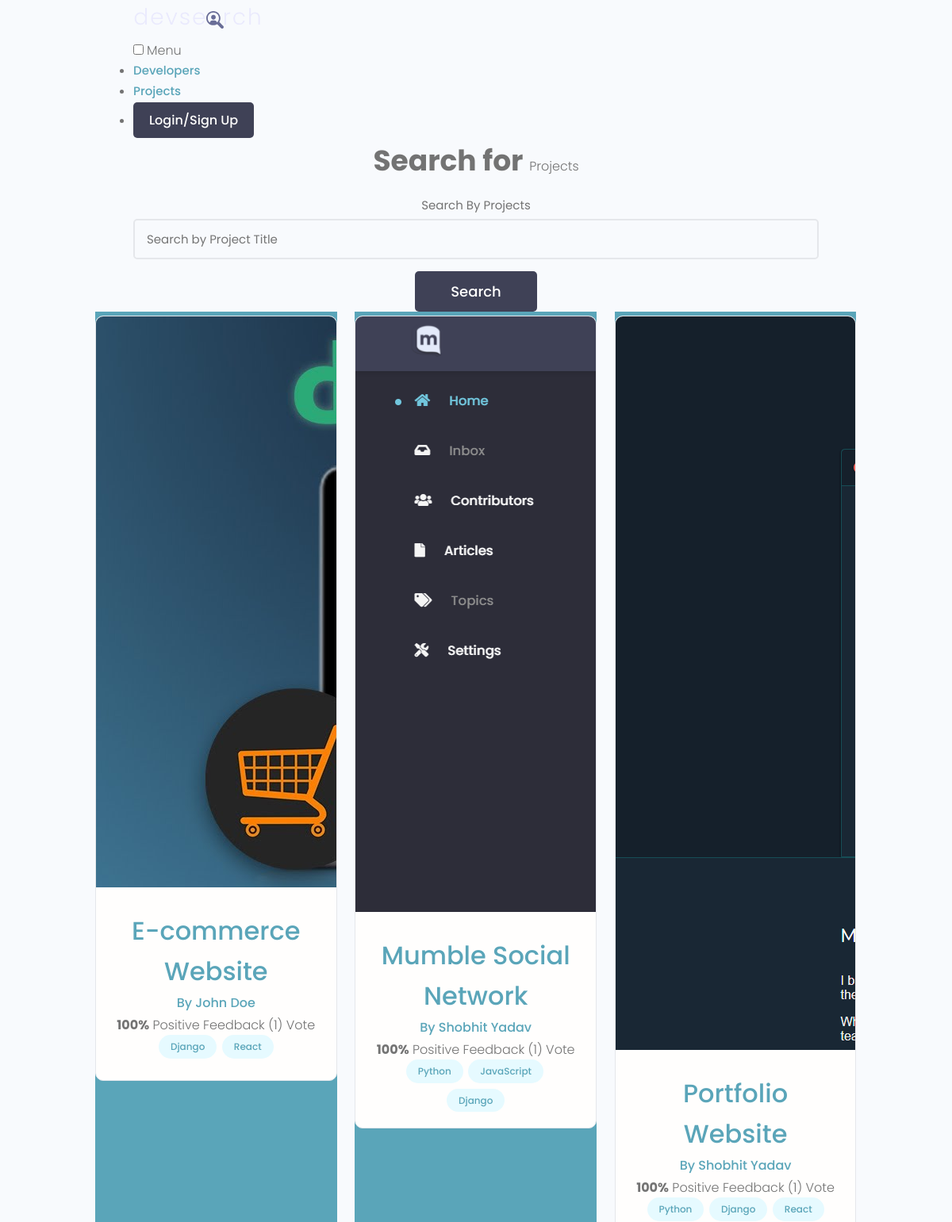
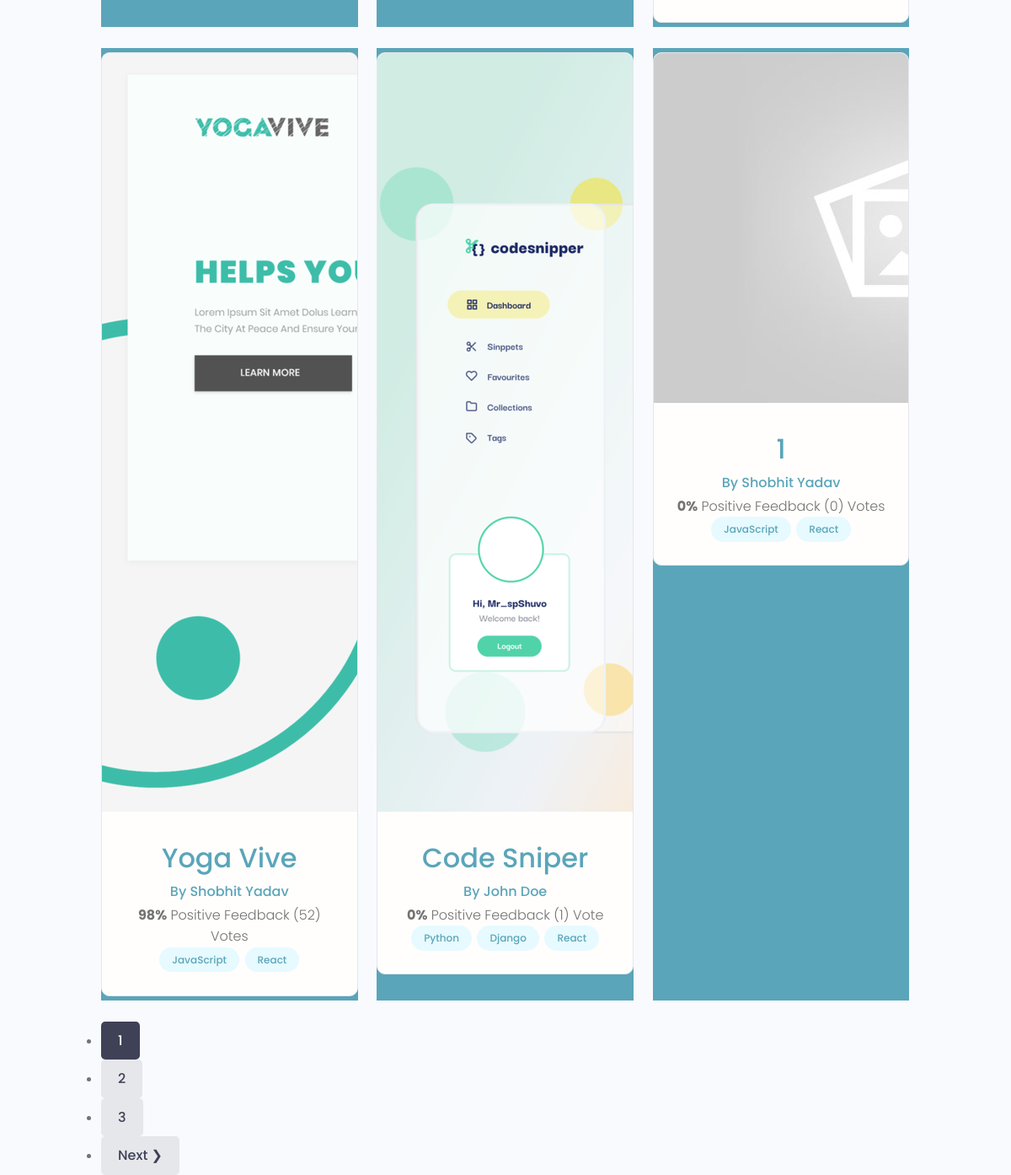
/projects/, run on the app's committed database (2 pictures, top to bottom).
### projects/models.py (models this page shows, shortened)
class Project(models.Model):
    owner=models.ForeignKey(Profile, null=True, blank=True, on_delete=models.SET_NULL)
    title=models.CharField(max_length=200)
    description=models.TextField(null=True, blank=True)
    featured_image=models.ImageField(null=True, blank=True, default="default.jpg")
    demo_link=models.CharField(max_length=2000, null=True, blank=True)
    source_link=models.CharField(max_length=2000, null=True, blank=True)
    tags=models.ManyToManyField('Tag', blank=True)
    vote_total=models.IntegerField(default=0, null=True, blank=True)
    vote_ratio=models.IntegerField(default=0, null=True, blank=True)
    created=models.DateTimeField(auto_now_add=True)
    id=models.UUIDField(default=uuid.uuid4, unique=True, primary_key=True, editable=False)
    class Meta:
        ordering=['-vote_ratio', '-vote_total', 'title']

class Tag(models.Model):
    name=models.CharField(max_length=200)
    created=models.DateTimeField(auto_now_add=True)
    id=models.UUIDField(default=uuid.uuid4, unique=True, primary_key=True, editable=False)
    def __str__(self):
        return self.name

### users/models.py (models this page shows, shortened)
class Profile(models.Model):
    user=models.OneToOneField(User, on_delete=models.CASCADE, null=True, blank=True)
    name=models.CharField(max_length=200, null=True,blank=True)
    email=models.EmailField(max_length=500, null=True,blank=True)
    username=models.CharField(max_length=200, null=True,blank=True)
    location=models.CharField(max_length=200, null=True,blank=True)
    short_intro=models.CharField(max_length=200, null=True,blank=True)
    bio=models.TextField(null=True,blank=True)
    profile_image=models.ImageField(null=True,blank=True,upload_to='profiles/',default='profiles/user-default.png')
    social_github=models.CharField(max_length=200, null=True,blank=True)
    social_twitter=models.CharField(max_length=200, null=True,blank=True)
    social_linkedin=models.CharField(max_length=200, null=True,blank=True)
    social_youtube=models.CharField(max_length=200, null=True,blank=True)
    social_website=models.CharField(max_length=200, null=True,blank=True)
    created=models.DateTimeField(auto_now_add=True)
    id=models.UUIDField(default=uuid.uuid4, unique=True, primary_key=True, editable=False)

### projects/views.py (the view)
# urls.py: path('projects/', include('projects.urls')),
def projects(request):
    projects, search_query=searchProjects(request)
    custom_range, projects=paginateProjects(request, projects, 6)
    context={'projects':projects, 'search_query':search_query, 'custom_range':custom_range}
    return render(request, 'projects/projects.html', context)

### projects/utils.py (called while the page is built)
def paginateProjects(request, projects, results):
    page=request.GET.get('page')
    paginator=Paginator(projects, results)
    try:
        projects=paginator.page(page)
    except PageNotAnInteger:
        page=1
        projects=paginator.page(page)
    except EmptyPage:
        page=paginator.num_pages
        projects=paginator.page(page)
    leftIndex=(int(page) - 4)
    if leftIndex<1:
        leftIndex=1
    rightIndex=(int(page) + 5)
    if rightIndex>paginator.num_pages:
        rightIndex=paginator.num_pages + 1
    custom_range=range(leftIndex,rightIndex)
    return custom_range, projects

def searchProjects(request):
    search_query=''
    if request.GET.get('search_query'):
        search_query=request.GET.get('search_query')
    tags=Tag.objects.filter(name__icontains=search_query)
    projects=Project.objects.distinct().filter(
        Q(title__icontains=search_query) |
        Q(description__icontains=search_query) |
        Q(owner__name__icontains=search_query) |
        Q(tags__in=tags)
    )
    return projects, search_query

### projects/templates/projects/projects.html
{% extends 'main.html' %}
{% block content %}
<main class="projects">
    <section class="hero-section text-center">
      <div class="container container--narrow">
        <div class="hero-section__box">
          <h2>Search for <span>Projects</span></h2>
        </div>
        <div class="hero-section__search">
          <form id="searchForm" class="form" action="{% url 'projects' %}" method="get">
            <div class="form__field">
              <label for="formInput#search">Search By Projects </label>
              <input class="input input--text" id="formInput#search" type="text" name="search_query" value="{{search_query}}"
                placeholder="Search by Project Title" />
            </div>
            <input class="btn btn--sub btn--lg" type="submit" value="Search" />
          </form>
        </div>
      </div>
    </section>
    <section class="projectsList">
      <div class="container">
        <div class="grid grid--three">
        {% for project in projects %}
          <div class="column">
            <div class="card project">
              <a href="{% url 'project' project.id %}" class="project">
                <img class="project__thumbnail" src="{{project.featured_image.url}}" alt="project thumbnail" />
                <div class="card__body">
                  <h3 class="project__title">{{project.title}}</h3>
                  <p><a class="project__author" href="{% url 'user-profile' project.owner.id %}">By {{project.owner.name}}</a></p>
                  <p class="project--rating">
                    <span style="font-weight: bold;">{{project.vote_ratio}}%</span> Positive
                    Feedback ({{project.vote_total}}) Vote{{project.vote_total|pluralize:"s"}}
                  </p>
                  <div class="project__tags">
                    {% for tag in project.tags.all %}
                    <span class="tag tag--pill tag--main">
                      <small>{{tag}}</small>
                    </span>
                    {% endfor %}
                  </div>
                </div>
              </a>
            </div>
          </div>
        {% endfor %}
        </div>
      </div>
    </section>
    {% include 'pagination.html' with queryset=projects custom_range=custom_range %}
  </main>
{% endblock content %}

### static/uikit/app.css (style rules this page uses)
.layout > .column, .grid > .column { color: var(--color-light); text-align: center; background: var(--color-main); }

### static/uikit/styles/modules/_variables.css (style rules this page uses)
:root { --color-main: #5aa5b9; --color-main-light: #e6faff; --color-sub: #3f4156; --color-sub-light: #51546e; --color-sub-lighter: #ededfd; --color-text: #737373; --color-gray: #8b8b8b; --color-light: #e5e7eb; --color-light-gray: #767676; --color-bg: #f8fafd; --color-white: #fffefd; --color-white-light: #f3f3f3; --color-success: #359e64; --color-success-bg: #def8e8; --color-error: #fc4b0b; --color-error-bg: #fff2ee; --font-base: 'Poppins', arial, helvetica, 'Segoe UI', roboto, ubuntu, sans-serif; --font-monospace: 'Fira Code', 'Courier New', courier, monospace; --font-regular: 300; --font-medium: 500; --font-bold: 700; --generic-shadow: 1px 1px 5px #00000010; --generic-transition: all 0.3s ease-in-out; }

### static/uikit/styles/modules/_base.css (style rules this page uses)
* { margin: 0; padding: 0; box-sizing: border-box; text-rendering: optimizeLegibility; color: inherit; font-size: inherit; }
html { font-size: 50%; }
@media only screen and (min-width: 480px) { html { font-size: 56.25%; } }
@media only screen and (min-width: 1200px) { html { font-size: 62.5%; } }
body { line-height: 1.6; font-weight: 400; font-size: 1.5rem; color: var(--color-text); background-color: var(--color-bg); min-height: 100vh; }

### static/uikit/styles/modules/_typography.css (style rules this page uses)
* { font-family: var(--font-base); }
h2 { font-size: 3.6rem; font-weight: var(--font-bold); }
h3 { font-size: 3.2rem; font-weight: var(--font-medium); }
p, span, strong { font-size: 1.6rem; color: var(--color-text); font-weight: var(--font-regular); }
a { padding-bottom: 2px; text-decoration: none; display: inline-block; color: var(--color-main); font-weight: var(--font-medium); }

### static/uikit/styles/modules/_utilities.css (style rules this page uses)
.container { width: 92%; max-width: 165rem; margin: 0 auto; box-sizing: border-box; }
.container--narrow { width: 92%; max-width: 120rem; }
@media screen and (min-width: 1000px) { .container { width: 90%; } }
@media screen and (min-width: 1000px) { .container--narrow { width: 85%; } }
@media screen and (min-width: 1200px) { .container { width: 80%; } }
@media screen and (min-width: 1200px) { .container--narrow { width: 72%; } }
.text-center { text-align: center; }

### static/uikit/styles/modules/_button.css (style rules this page uses)
.btn { display: inline-block; position: relative; cursor: pointer; background-color: var(--color-light); font-weight: var(--font-medium); color: var(--color-sub); text-decoration: none; padding: 1rem 2rem; border-radius: 0.5rem; border: none; width: -webkit-fit-content; width: -moz-fit-content; width: fit-content; height: -webkit-fit-content; height: -moz-fit-content; height: fit-content; font-size: 1.6rem; outline-width: 0; outline-color: transparent; -webkit-backface-visibility: hidden; backface-visibility: hidden; transition: all 0.3s ease-in-out; }
.btn--sub { background-color: var(--color-sub); color: var(--color-white); }
.btn--lg { font-size: 1.8rem; padding: 1.2rem 4.5rem; }

### static/uikit/styles/modules/_card.css (style rules this page uses)
.card { border-radius: 1rem; background-color: var(--color-white); border: 1.5px solid var(--color-light); width: auto; height: auto; margin-top: 0.5rem; margin-bottom: 0.5rem; overflow: hidden; }
.card__body, .card__header { padding: 2rem 2.5rem; }

### static/uikit/styles/modules/_form.css (style rules this page uses)
.form { display: block; }
.form__field { margin-top: 1.5rem; margin-bottom: 1.5rem; }
.form__label, .form__field > label { display: block; margin-bottom: 0.5rem; color: var(--color-text); }
input.input[type='text'], input.input[type='email'], input.input[type='password'], input.input[type='number'], textarea.input { min-width: 24rem; width: 100%; padding: 1.2rem 1.5rem; border-radius: 0.5rem; border: 2px solid var(--color-light); transition: all 0.3s ease-in-out; background-color: var(--color-bg); }

### static/uikit/styles/modules/_tag.css (style rules this page uses)
.tag { display: inline-flex; align-items: center; background-color: var(--color-sub); height: -webkit-fit-content; height: -moz-fit-content; height: fit-content; width: -webkit-fit-content; width: -moz-fit-content; width: fit-content; border-radius: 0.5rem; padding: 0.5rem 1.5rem; font-size: 1.2rem; cursor: pointer; }
.tag:not(:last-child) { margin-right: 0.25rem; margin-bottom: 0.75rem; }
.tag > small { color: var(--color-white); }
.tag--pill { border-radius: 5rem; }
.tag--main, .tag--main > small { background: var(--color-main-light); color: var(--color-main); font-weight: 500; }

### data on the page
Project: featured_image (picture), title "E-commerce Website", owner.name "John Doe", vote_ratio "100", vote_total "1"
Tag: name "Django"
Tag: name "React"
Project: featured_image (picture), title "Mumble Social Network", owner.name "Shobhit Yadav", vote_ratio "100", vote_total "1"
Tag: name "Python"
Tag: name "JavaScript"
Project: featured_image (picture), title "Portfolio Website", owner.name "Shobhit Yadav", vote_ratio "100", vote_total "1"
Project: featured_image (picture), title "Yoga Vive", owner.name "Shobhit Yadav", vote_ratio "98", vote_total "52"
Project: featured_image (picture), title "Code Sniper", owner.name "John Doe", vote_ratio "0", vote_total "1"
Project: featured_image (placeholder picture), title "1", owner.name "Shobhit Yadav", vote_ratio "0", vote_total "0"

### other printed values
{{ page }} "1"
{{ page }} "2" "3"
